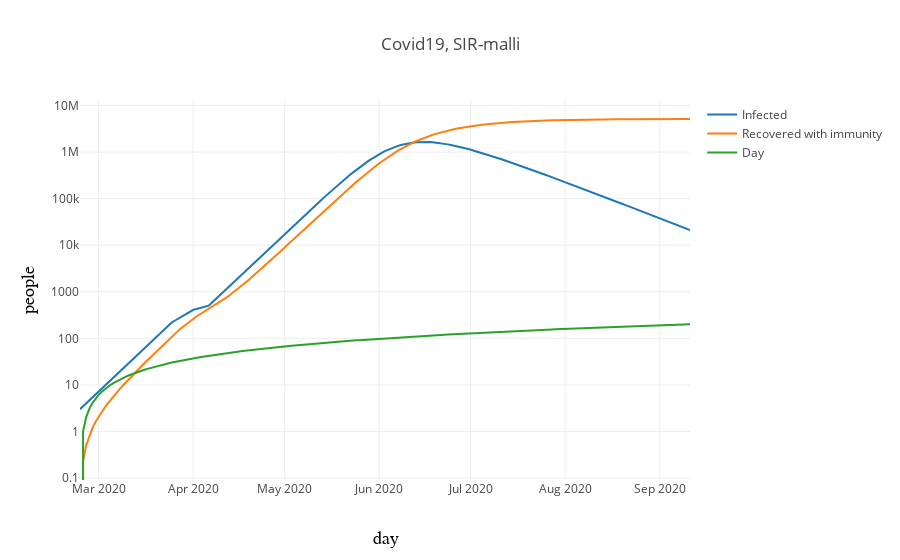

Write notebook code for a chart like this one.
### Code cell
# Second scenario

def betaT(t):
    r0_default = 3.0
    r0 = r0_default
    if t<30.:
        r0 = r0_default
    elif t<37:
        r0 = r0_default * 0.75
    elif t < 42:
        r0 = r0_default * 0.5

    return r0*gamma

# Initial conditions vector
y0 = S0, I0, R0
# Integrate the SIR equations over the time grid, t.
ret = odeint(deriv, y0, t, args=(N, beta, gamma))
S, I, R = ret.T

df2=pd.DataFrame()
df2['t'] = t
df2['S'] = S
df2['I'] = I
df2['R'] = R

df2['ts'] = pd.to_datetime(start.timestamp() + df2.t*86400, unit='s')

#Scenario 2 for common plot

I_sc2 = I

data=[
      #go.Scatter(x=t, y=S, name="Suspectible"),
      go.Scatter(x=df2.ts, y=df2.I, name="Infected"),
      go.Scatter(x=df2.ts, y=df2.R, name="Recovered with immunity"),
      #go.Scatter(x=df2.ts, y=df2.D, name="Dead"),
      go.Scatter(x=df2.ts, y=df2.t, name="Day"),
    
     ]


iplot({ 'data': data, "layout": layout })

### Figure 1 — Plotly figure (JSON) as saved in the notebook; plotly's stock layout.template omitted (floating-point values rounded to 4 significant figures; data arrays with more than 128 entries replaced by an {"elided": "..."} marker saying what was removed)
{"data": [{"name": "Infected", "type": "scatter", "uid": "5a50c42c-65d1-11ea-b7ec-6c4008a11884", "x": {"elided": "200 str values"}, "y": {"elided": "200 float values"}}, {"name": "Recovered with immunity", "type": "scatter", "uid": "5a50c628-65d1-11ea-94d4-6c4008a11884", "x": {"elided": "200 str values"}, "y": {"elided": "200 float values"}}, {"name": "Day", "type": "scatter", "uid": "5a50c710-65d1-11ea-840e-6c4008a11884", "x": {"elided": "200 str values"}, "y": {"elided": "200 float values"}}], "layout": {"title": "Covid19, SIR-malli", "xaxis": {"title": "day", "titlefont": {"color": "#000000", "family": "Courier New, monospace", "size": 18}}, "yaxis": {"title": "people", "titlefont": {"color": "#000000", "family": "Courier New, monospace", "size": 18}, "type": "log"}}}
